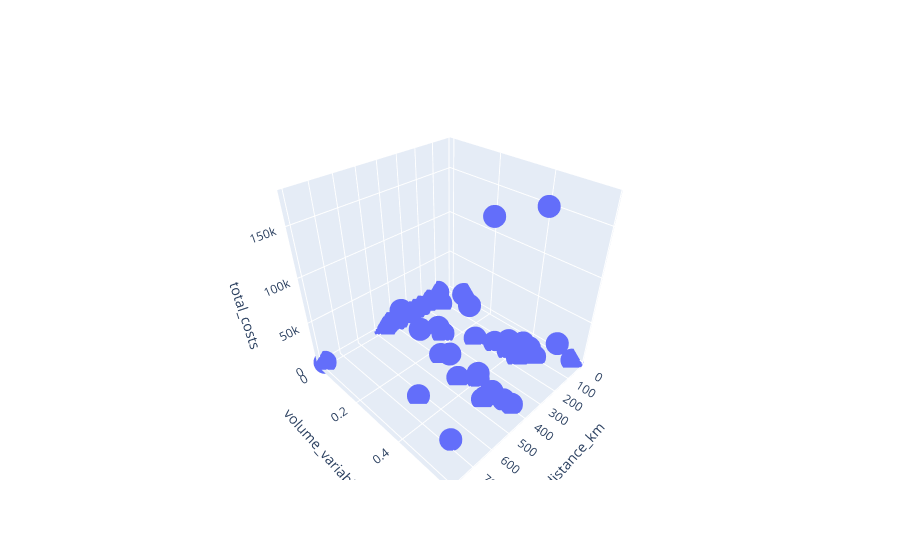

The notebook cell saved with this chart:
### Code cell
fig = go.Figure(data=[
    go.Scatter3d(x=scope['distance_km'], 
                 y=scope['volume_variability'],
                 z=scope['total_costs'],
                 mode='markers')])
fig.update_layout(scene=dict(
        xaxis=dict(title='distance_km'),
        yaxis=dict(title='volume_variability'),
        zaxis=dict(title='total_costs')
    ))

fig.show()
